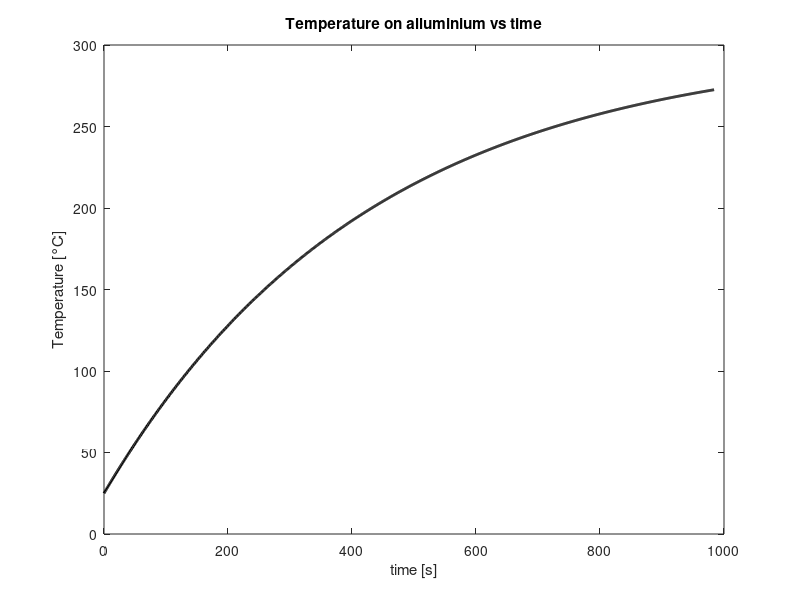
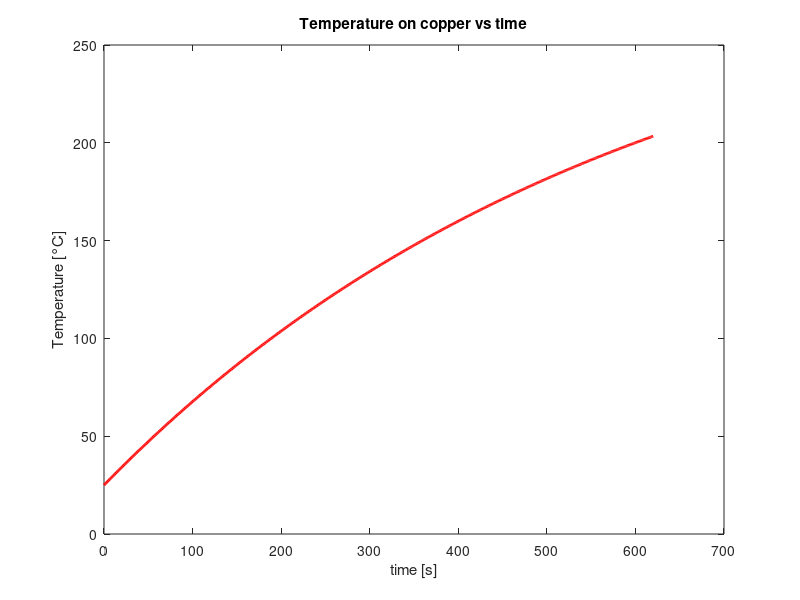

Here is the MATLAB script that generated these plots, in order:
% Thermal energy storage systems often involve packed beds of solid spheres through which hot
% gas flows during the 'charging' phase and cold gas flows during the 'discharging' phase.
% In the charging process (shown in Fig. 2), heat transfer from the hot gas increases the
% thermal energy stored in the spheres, which are initially at a lower temperature; during the
% discharging phase, the stored thermal energy decreases as it is transferred from the
% hot spheres to the cooler gas.  
% Consider a bed composed of aluminum spheres with a diameter of 75 mm (density 2700 kg/m³,
% specific heat capacity 950 J/kg/K, thermal conductivity 240 W/m/K) and a charging process
% where the gas enters the storage unit at a temperature of 300 degrees Celsius.
% If the initial temperature of the spheres is 25 degrees Celsius and the heat transfer
% coefficient is 75 W/m²K, numerically determine, after verifying that the problem can be
% addressed with a lumped-parameter model, how long it takes for the system to store 90 percent
% of the maximum storable thermal energy.
% Finally, evaluate whether and how much time would be saved in storing the
% same amount of energy if the spheres were made of copper (density 8900 kg/m³,
% specific heat capacity 400 J/kg/K) instead of aluminum, while maintaining the same size.

% Laib 8, exercise 4
% Simone Canevarolo
% S269893
% 27/11/2024

clear all
close all
clc

dd = 75e-3; % m
rovol_all = 2700; % kg/m^3
cp_all = 950; % J/kg/K
kk_all = 240; % W/m/K
Tgas = 300+273; % K
Tin = 25+273; % k
hh = 75; % W/m^2/K

As = 4*pi*dd^2/4; % area for heat exchange
Vol = 4/3*pi*(dd/2)^3; % volume of the sphere

% Biot number (should be Bi<0.1 in order to use the zero-dimensional
% problem)

Bi = hh*(dd/2)/kk_all;

% Now, we can start to code since the condition is satisfied.
% We consider the max of energy that can be stored as if the aluminium
% balls could have the same temperature as the air flow

Emax_theory_all = @(T) rovol_all*Vol*cp_all*(T-Tin);
Emax = Emax_theory_all(Tgas);

TT = Tin;
Tm = Tin;
Energy = rovol_all*Vol*cp_all*(TT-Tin);

err = 1; % error
toll = 1e-5; % tollerance
dt = 1; % s
time = 0; % s
ii = 1; % iterations

TTvett_all(1) = TT;

aa = dt*As*hh/rovol_all/cp_all/Vol;

while Energy < 0.9*Emax && ii<1000

    ii = ii+1;
    time = time+dt;

    TT = Tm+aa*(-Tm+Tgas);

    TTvett_all(ii) = TT;

    Energy = rovol_all*Vol*cp_all*(TT-Tin);

    Tm = TT;

end

tt = (0:dt:time)';

figure(1)
plot(tt,TTvett_all-273,'k','LineWidth',2)
title('Temperature on alluminium vs time')
xlabel('time [s]')
ylabel('Temperature [°C]')
% legend(Alluminium temperature)

Time_all = time;


%% COPPER

rovol_cu = 8900; % Kg/m^3
cp_cu = 400; % W/m/K
% same dimentions

Emax_theory_cu = @(T) rovol_all*Vol*cp_all*(T-Tin);
Emax = Emax_theory_cu(Tgas);

TT = Tin;
Tm = Tin;
Energy = rovol_cu*Vol*cp_cu*(TT-Tin);

time = 0; % s
ii = 1;

TTvett_cu(1) = TT;

aa = dt*As*hh/rovol_cu/cp_cu/Vol;

while Energy < 0.9*Emax && ii < 1000

    ii = ii+1;
    time = time+dt;

    TT = Tm+aa*(-Tm+Tgas);

    TTvett_cu(ii) = TT;

    Energy = rovol_cu*Vol*cp_cu*(TT-Tin);

    Tm = TT;

end

tt = (0:dt:time)';

figure(2)
plot(tt,TTvett_cu-273,'r','LineWidth',2)
title('Temperature on copper vs time')
xlabel('time [s]')
ylabel('Temperature [°C]')
% legend(Copper temperature)


timesave = abs(time-Time_all);
fprintf('\nThe time saved is %.5f seconds\n', timesave)
